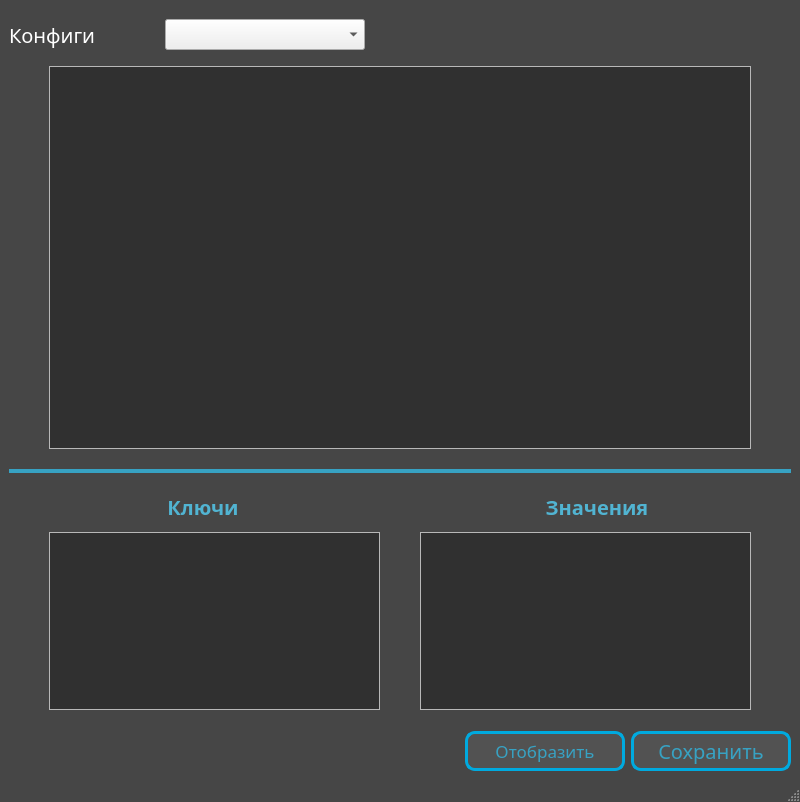
<?xml version="1.0" encoding="UTF-8"?>
<ui version="4.0">
 <class>MainWindow</class>
 <widget class="QMainWindow" name="MainWindow">
  <property name="geometry">
   <rect>
    <x>0</x>
    <y>0</y>
    <width>800</width>
    <height>802</height>
   </rect>
  </property>
  <property name="font">
   <font>
    <family>Montserrat</family>
   </font>
  </property>
  <property name="windowTitle">
   <string>Editor</string>
  </property>
  <property name="styleSheet">
   <string notr="true">QMainWindow
{
	background-color: #464646;
}
</string>
  </property>
  <widget class="QWidget" name="centralwidget">
   <layout class="QGridLayout" name="gridLayout_6">
    <item row="0" column="0">
     <layout class="QHBoxLayout" name="horizontalLayout">
      <property name="topMargin">
       <number>10</number>
      </property>
      <property name="bottomMargin">
       <number>10</number>
      </property>
      <item>
       <widget class="QLabel" name="label">
        <property name="minimumSize">
         <size>
          <width>150</width>
          <height>0</height>
         </size>
        </property>
        <property name="maximumSize">
         <size>
          <width>100</width>
          <height>16777215</height>
         </size>
        </property>
        <property name="font">
         <font>
          <family>Montserrat</family>
          <pointsize>15</pointsize>
         </font>
        </property>
        <property name="styleSheet">
         <string notr="true">QLabel { color: white; }</string>
        </property>
        <property name="text">
         <string>Конфиги</string>
        </property>
       </widget>
      </item>
      <item>
       <widget class="QComboBox" name="fileNamecmb">
        <property name="minimumSize">
         <size>
          <width>200</width>
          <height>0</height>
         </size>
        </property>
        <property name="maximumSize">
         <size>
          <width>200</width>
          <height>16777215</height>
         </size>
        </property>
        <property name="font">
         <font>
          <family>Montserrat</family>
          <pointsize>12</pointsize>
         </font>
        </property>
       </widget>
      </item>
      <item>
       <spacer name="horizontalSpacer">
        <property name="orientation">
         <enum>Qt::Horizontal</enum>
        </property>
        <property name="sizeHint" stdset="0">
         <size>
          <width>40</width>
          <height>20</height>
         </size>
        </property>
       </spacer>
      </item>
     </layout>
    </item>
    <item row="1" column="0">
     <widget class="QSplitter" name="splitter">
      <property name="styleSheet">
       <string notr="true">
QSplitter::handle {
background : #37A2C3; 
}

QSplitter::handle:pressed {
background: #51B4D2;
}</string>
      </property>
      <property name="orientation">
       <enum>Qt::Vertical</enum>
      </property>
      <widget class="QWidget" name="horizontalLayoutWidget_5">
       <layout class="QHBoxLayout" name="horizontalLayout_8">
        <property name="bottomMargin">
         <number>20</number>
        </property>
        <item>
         <spacer name="horizontalSpacer_8">
          <property name="orientation">
           <enum>Qt::Horizontal</enum>
          </property>
          <property name="sizeType">
           <enum>QSizePolicy::Preferred</enum>
          </property>
          <property name="sizeHint" stdset="0">
           <size>
            <width>40</width>
            <height>20</height>
           </size>
          </property>
         </spacer>
        </item>
        <item>
         <widget class="QScrollArea" name="scrollArea">
          <property name="minimumSize">
           <size>
            <width>399</width>
            <height>200</height>
           </size>
          </property>
          <property name="maximumSize">
           <size>
            <width>16777215</width>
            <height>16777215</height>
           </size>
          </property>
          <property name="mouseTracking">
           <bool>true</bool>
          </property>
          <property name="styleSheet">
           <string notr="true">QScrollArea QWidget
{   
	
	background-color: rgb(48, 48, 48);
    color:black;
}</string>
          </property>
          <property name="widgetResizable">
           <bool>true</bool>
          </property>
          <property name="alignment">
           <set>Qt::AlignCenter</set>
          </property>
          <widget class="QWidget" name="scrollAreaWidgetContents">
           <property name="geometry">
            <rect>
             <x>0</x>
             <y>0</y>
             <width>686</width>
             <height>291</height>
            </rect>
           </property>
           <layout class="QGridLayout" name="gridLayout">
            <item row="0" column="0">
             <layout class="QHBoxLayout" name="horizontalLayout_3">
              <property name="leftMargin">
               <number>0</number>
              </property>
              <property name="rightMargin">
               <number>0</number>
              </property>
              <item>
               <spacer name="horizontalSpacer_4">
                <property name="orientation">
                 <enum>Qt::Horizontal</enum>
                </property>
                <property name="sizeHint" stdset="0">
                 <size>
                  <width>40</width>
                  <height>20</height>
                 </size>
                </property>
               </spacer>
              </item>
              <item>
               <layout class="QVBoxLayout" name="verticalLayout_2"/>
              </item>
              <item>
               <spacer name="horizontalSpacer_3">
                <property name="orientation">
                 <enum>Qt::Horizontal</enum>
                </property>
                <property name="sizeHint" stdset="0">
                 <size>
                  <width>40</width>
                  <height>20</height>
                 </size>
                </property>
               </spacer>
              </item>
             </layout>
            </item>
           </layout>
          </widget>
         </widget>
        </item>
        <item>
         <spacer name="horizontalSpacer_9">
          <property name="orientation">
           <enum>Qt::Horizontal</enum>
          </property>
          <property name="sizeType">
           <enum>QSizePolicy::Preferred</enum>
          </property>
          <property name="sizeHint" stdset="0">
           <size>
            <width>40</width>
            <height>20</height>
           </size>
          </property>
         </spacer>
        </item>
       </layout>
      </widget>
      <widget class="QWidget" name="">
       <layout class="QVBoxLayout" name="verticalLayout">
        <item>
         <spacer name="verticalSpacer_2">
          <property name="orientation">
           <enum>Qt::Vertical</enum>
          </property>
          <property name="sizeType">
           <enum>QSizePolicy::Fixed</enum>
          </property>
          <property name="sizeHint" stdset="0">
           <size>
            <width>20</width>
            <height>20</height>
           </size>
          </property>
         </spacer>
        </item>
        <item>
         <layout class="QHBoxLayout" name="horizontalLayout_5">
          <property name="topMargin">
           <number>0</number>
          </property>
          <property name="bottomMargin">
           <number>0</number>
          </property>
          <item>
           <widget class="QLabel" name="label_2">
            <property name="maximumSize">
             <size>
              <width>16777215</width>
              <height>50</height>
             </size>
            </property>
            <property name="font">
             <font>
              <family>Montserrat</family>
              <pointsize>15</pointsize>
              <bold>true</bold>
             </font>
            </property>
            <property name="styleSheet">
             <string notr="true">QLabel {color: white; color: #51B4D2;} </string>
            </property>
            <property name="text">
             <string>Ключи</string>
            </property>
            <property name="alignment">
             <set>Qt::AlignCenter</set>
            </property>
           </widget>
          </item>
          <item>
           <widget class="QLabel" name="label_3">
            <property name="maximumSize">
             <size>
              <width>16777215</width>
              <height>50</height>
             </size>
            </property>
            <property name="font">
             <font>
              <family>Montserrat</family>
              <pointsize>15</pointsize>
              <bold>true</bold>
             </font>
            </property>
            <property name="styleSheet">
             <string notr="true">QLabel {color: white; color: #51B4D2;} </string>
            </property>
            <property name="text">
             <string>Значения</string>
            </property>
            <property name="alignment">
             <set>Qt::AlignCenter</set>
            </property>
           </widget>
          </item>
         </layout>
        </item>
        <item>
         <spacer name="verticalSpacer">
          <property name="orientation">
           <enum>Qt::Vertical</enum>
          </property>
          <property name="sizeType">
           <enum>QSizePolicy::Fixed</enum>
          </property>
          <property name="sizeHint" stdset="0">
           <size>
            <width>20</width>
            <height>5</height>
           </size>
          </property>
         </spacer>
        </item>
        <item>
         <layout class="QHBoxLayout" name="horizontalLayout_4">
          <property name="spacing">
           <number>0</number>
          </property>
          <property name="rightMargin">
           <number>0</number>
          </property>
          <item>
           <spacer name="horizontalSpacer_5">
            <property name="orientation">
             <enum>Qt::Horizontal</enum>
            </property>
            <property name="sizeType">
             <enum>QSizePolicy::Preferred</enum>
            </property>
            <property name="sizeHint" stdset="0">
             <size>
              <width>40</width>
              <height>20</height>
             </size>
            </property>
           </spacer>
          </item>
          <item>
           <layout class="QHBoxLayout" name="horizontalLayout_9">
            <property name="rightMargin">
             <number>0</number>
            </property>
            <item>
             <widget class="QScrollArea" name="scrollArea_3">
              <property name="minimumSize">
               <size>
                <width>0</width>
                <height>0</height>
               </size>
              </property>
              <property name="styleSheet">
               <string notr="true">QScrollArea QWidget
{   
	background-color: rgb(48, 48, 48);
    color:black;
}</string>
              </property>
              <property name="horizontalScrollBarPolicy">
               <enum>Qt::ScrollBarAsNeeded</enum>
              </property>
              <property name="widgetResizable">
               <bool>true</bool>
              </property>
              <widget class="QWidget" name="scrollAreaWidgetContents_4">
               <property name="geometry">
                <rect>
                 <x>0</x>
                 <y>0</y>
                 <width>320</width>
                 <height>231</height>
                </rect>
               </property>
               <layout class="QGridLayout" name="gridLayout_5">
                <item row="0" column="0">
                 <layout class="QGridLayout" name="gridLayout_4"/>
                </item>
               </layout>
              </widget>
             </widget>
            </item>
            <item>
             <spacer name="horizontalSpacer_7">
              <property name="orientation">
               <enum>Qt::Horizontal</enum>
              </property>
              <property name="sizeType">
               <enum>QSizePolicy::Preferred</enum>
              </property>
              <property name="sizeHint" stdset="0">
               <size>
                <width>40</width>
                <height>20</height>
               </size>
              </property>
             </spacer>
            </item>
            <item>
             <widget class="QScrollArea" name="scrollArea_2">
              <property name="minimumSize">
               <size>
                <width>0</width>
                <height>0</height>
               </size>
              </property>
              <property name="mouseTracking">
               <bool>true</bool>
              </property>
              <property name="styleSheet">
               <string notr="true">QScrollArea QWidget
{   
	background-color: rgb(48, 48, 48);
    color:black;
}</string>
              </property>
              <property name="widgetResizable">
               <bool>true</bool>
              </property>
              <widget class="QWidget" name="scrollAreaWidgetContents_2">
               <property name="geometry">
                <rect>
                 <x>0</x>
                 <y>0</y>
                 <width>320</width>
                 <height>231</height>
                </rect>
               </property>
               <layout class="QGridLayout" name="gridLayout_3">
                <item row="0" column="1">
                 <layout class="QGridLayout" name="gridLayout_2"/>
                </item>
               </layout>
              </widget>
             </widget>
            </item>
           </layout>
          </item>
          <item>
           <spacer name="horizontalSpacer_6">
            <property name="orientation">
             <enum>Qt::Horizontal</enum>
            </property>
            <property name="sizeType">
             <enum>QSizePolicy::Preferred</enum>
            </property>
            <property name="sizeHint" stdset="0">
             <size>
              <width>40</width>
              <height>20</height>
             </size>
            </property>
           </spacer>
          </item>
         </layout>
        </item>
       </layout>
      </widget>
     </widget>
    </item>
    <item row="2" column="0">
     <layout class="QHBoxLayout" name="horizontalLayout_2">
      <property name="topMargin">
       <number>15</number>
      </property>
      <property name="bottomMargin">
       <number>0</number>
      </property>
      <item>
       <spacer name="horizontalSpacer_2">
        <property name="orientation">
         <enum>Qt::Horizontal</enum>
        </property>
        <property name="sizeHint" stdset="0">
         <size>
          <width>40</width>
          <height>20</height>
         </size>
        </property>
       </spacer>
      </item>
      <item>
       <widget class="QPushButton" name="pushButton_2">
        <property name="minimumSize">
         <size>
          <width>160</width>
          <height>40</height>
         </size>
        </property>
        <property name="maximumSize">
         <size>
          <width>160</width>
          <height>16777215</height>
         </size>
        </property>
        <property name="font">
         <font>
          <family>Montserrat</family>
          <pointsize>13</pointsize>
         </font>
        </property>
        <property name="styleSheet">
         <string notr="true">QPushButton
{
	background-color: #525252;
	color: #37A2C3;
	border: 3px solid #00AADF;
	border-radius: 10px;
}

QPushButton:hover
{
	border: 4px solid #3CC7F2;
	font-weight: bold;
	color: #51B4D2;
}</string>
        </property>
        <property name="text">
         <string>Отобразить</string>
        </property>
       </widget>
      </item>
      <item>
       <widget class="QPushButton" name="pushButton">
        <property name="minimumSize">
         <size>
          <width>160</width>
          <height>40</height>
         </size>
        </property>
        <property name="maximumSize">
         <size>
          <width>160</width>
          <height>16777215</height>
         </size>
        </property>
        <property name="font">
         <font>
          <family>Montserrat</family>
          <pointsize>15</pointsize>
         </font>
        </property>
        <property name="styleSheet">
         <string notr="true">QPushButton
{
	background-color: #525252;
	color: #37A2C3;
	border: 3px solid #00AADF;
	border-radius: 10px;
}

QPushButton:hover
{
	border: 4px solid #3CC7F2;
	font-weight: bold;
	color: #51B4D2;
}</string>
        </property>
        <property name="text">
         <string>Сохранить</string>
        </property>
       </widget>
      </item>
     </layout>
    </item>
   </layout>
  </widget>
  <widget class="QMenuBar" name="menubar">
   <property name="geometry">
    <rect>
     <x>0</x>
     <y>0</y>
     <width>800</width>
     <height>21</height>
    </rect>
   </property>
  </widget>
  <widget class="QStatusBar" name="statusbar"/>
 </widget>
 <resources/>
 <connections/>
</ui>
